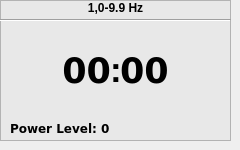
     <widget class="QWidget" name="frequency1HzStack">
      <widget class="QListWidget" name="f1BackDrop">
       <property name="geometry">
        <rect>
         <x>0</x>
         <y>0</y>
         <width>231</width>
         <height>141</height>
        </rect>
       </property>
       <property name="styleSheet">
        <string notr="true">background-color: rgb(232, 232, 232);</string>
       </property>
       <item>
        <property name="text">
         <string>1,0-9.9 Hz</string>
        </property>
        <property name="font">
         <font>
          <weight>75</weight>
          <bold>true</bold>
         </font>
        </property>
        <property name="textAlignment">
         <set>AlignCenter</set>
        </property>
        <property name="foreground">
         <brush brushstyle="NoBrush">
          <color alpha="255">
           <red>0</red>
           <green>0</green>
           <blue>0</blue>
          </color>
         </brush>
        </property>
       </item>
      </widget>
      <widget class="QLabel" name="timeSeperator_5">
       <property name="geometry">
        <rect>
         <x>106</x>
         <y>50</y>
         <width>20</width>
         <height>41</height>
        </rect>
       </property>
       <property name="text">
        <string>&lt;html&gt;&lt;head/&gt;&lt;body&gt;&lt;p align=&quot;center&quot;&gt;&lt;span style=&quot; font-size:26pt; font-weight:600;&quot;&gt;:&lt;/span&gt;&lt;/p&gt;&lt;/body&gt;&lt;/html&gt;</string>
       </property>
      </widget>
      <widget class="QLabel" name="frequency1hz_seconds">
       <property name="enabled">
        <bool>true</bool>
       </property>
       <property name="geometry">
        <rect>
         <x>120</x>
         <y>50</y>
         <width>69</width>
         <height>41</height>
        </rect>
       </property>
       <property name="font">
        <font>
         <family>DejaVu Sans</family>
         <pointsize>26</pointsize>
         <weight>75</weight>
         <bold>true</bold>
        </font>
       </property>
       <property name="mouseTracking">
        <bool>true</bool>
       </property>
       <property name="text">
        <string>&lt;html&gt;&lt;head/&gt;&lt;body&gt;&lt;p&gt;00&lt;/p&gt;&lt;/body&gt;&lt;/html&gt;</string>
       </property>
      </widget>
      <widget class="QLabel" name="frequency1hz_minutes">
       <property name="geometry">
        <rect>
         <x>60</x>
         <y>50</y>
         <width>51</width>
         <height>41</height>
        </rect>
       </property>
       <property name="font">
        <font>
         <family>DejaVu Sans</family>
         <pointsize>26</pointsize>
         <weight>75</weight>
         <bold>true</bold>
        </font>
       </property>
       <property name="mouseTracking">
        <bool>true</bool>
       </property>
       <property name="text">
        <string>&lt;html&gt;&lt;head/&gt;&lt;body&gt;&lt;p align=&quot;right&quot;&gt;00&lt;/p&gt;&lt;/body&gt;&lt;/html&gt;</string>
       </property>
       <property name="alignment">
        <set>Qt::AlignRight|Qt::AlignTrailing|Qt::AlignVCenter</set>
       </property>
      </widget>
      <widget class="QLabel" name="powerLevelLabel2">
       <property name="geometry">
        <rect>
         <x>10</x>
         <y>120</y>
         <width>141</width>
         <height>17</height>
        </rect>
       </property>
       <property name="font">
        <font>
         <family>DejaVu Sans</family>
         <weight>75</weight>
         <bold>true</bold>
        </font>
       </property>
       <property name="toolTip">
        <string>&lt;html&gt;&lt;head/&gt;&lt;body&gt;&lt;p&gt;&lt;span style=&quot; color:#3465a4;&quot;&gt;Power Level: 1&lt;/span&gt;&lt;/p&gt;&lt;/body&gt;&lt;/html&gt;</string>
       </property>
       <property name="text">
        <string>&lt;html&gt;&lt;head/&gt;&lt;body&gt;&lt;p&gt;&lt;span style=&quot; color:#000000;&quot;&gt;Power Level: 0&lt;/span&gt;&lt;/p&gt;&lt;/body&gt;&lt;/html&gt;</string>
       </property>
      </widget>
      <widget class="Line" name="line_9">
       <property name="geometry">
        <rect>
         <x>0</x>
         <y>10</y>
         <width>231</width>
         <height>20</height>
        </rect>
       </property>
       <property name="orientation">
        <enum>Qt::Horizontal</enum>
       </property>
      </widget>
     </widget>
